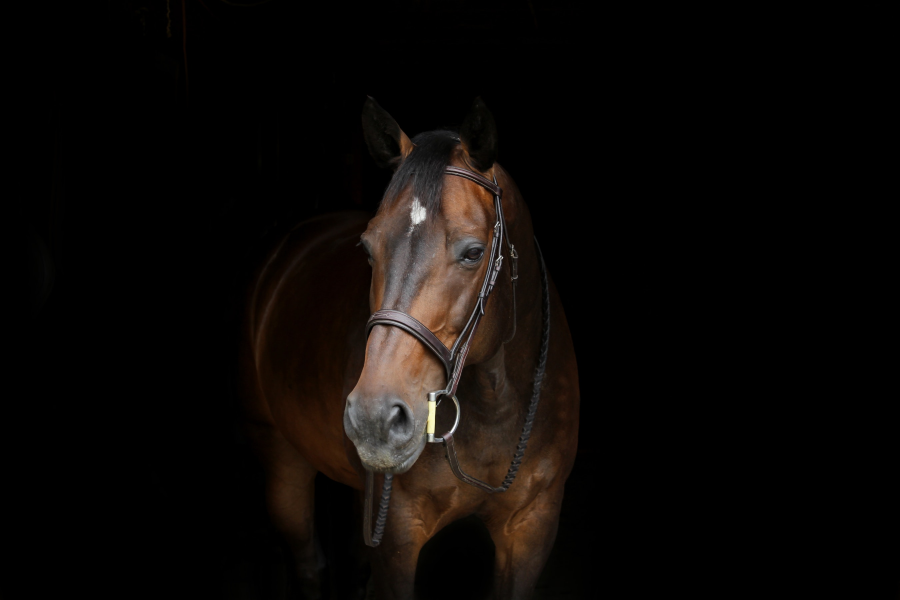
#> input picture opencv/opencv-code/DATA/horse.jpg, 2700 x 1800 px (shown at 1/3 size)
$ python histogram.py
#> lines starting #> are read from the running program, lines starting #| are printed output that depends on the picture
import cv2

import numpy as np
import matplotlib.pyplot as plt

dark_horse = cv2.imread('../DATA/horse.jpg')
#> dark_horse is the input picture: shape (1800, 2700, 3); mean B, G, R 6.9, 8.9, 12
show_horse = cv2.cvtColor(dark_horse, cv2.COLOR_BGR2RGB)

rainbow = cv2.imread('../DATA/rainbow.jpg')
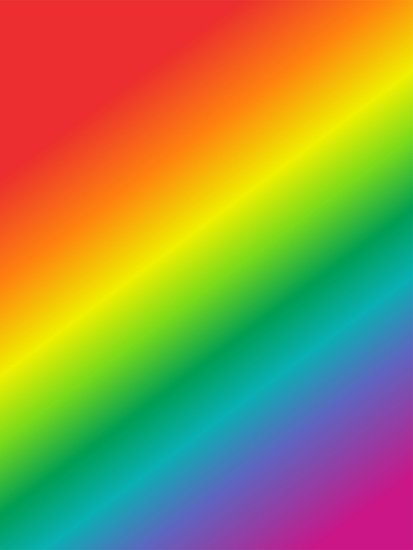
#> input picture opencv/opencv-code/DATA/rainbow.jpg, 413 x 550 px
#> rainbow is the input picture: shape (550, 413, 3); mean B, G, R 72.8, 142.3, 152.3
show_rainbow = cv2.cvtColor(rainbow, cv2.COLOR_BGR2RGB)

blue_bricks = cv2.imread('../DATA/bricks.jpg')
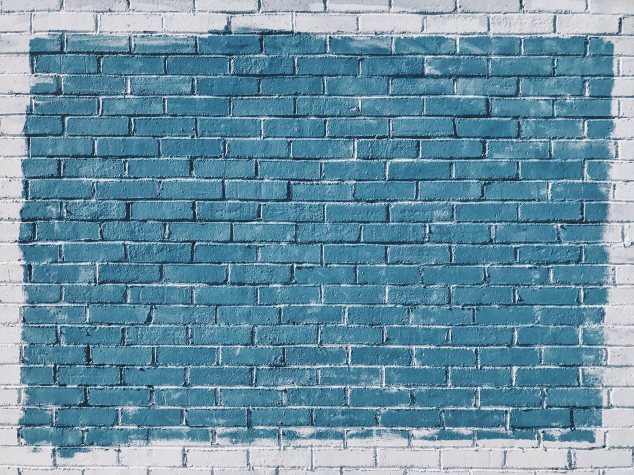
#> input picture opencv/opencv-code/DATA/bricks.jpg, 1267 x 950 px (shown at 1/2 size)
#> blue_bricks is the input picture: shape (950, 1267, 3); mean B, G, R 163.5, 144, 104.9
show_bricks = cv2.cvtColor(blue_bricks, cv2.COLOR_BGR2RGB)

# [9 lines of commented-out code are left out]
hist_value_brick = cv2.calcHist([blue_bricks], channels=[0], mask=None, histSize=[256], ranges=[0,256])
#> hist_value_brick = 256 values, max 19329 at index 150, min 0 at index 0, mean 4701.8
plt.plot(hist_value_brick)
plt.title('brick')
plt.show()
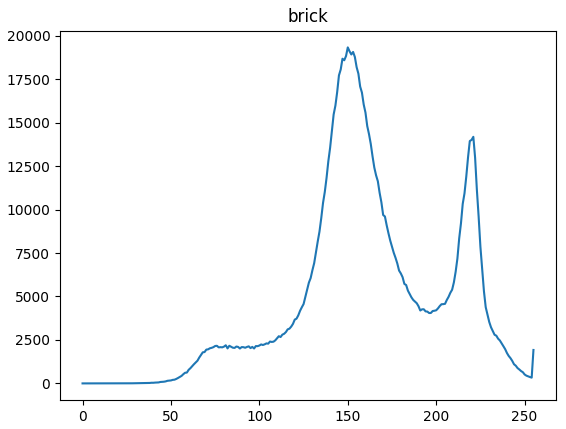
#> figure drawn by matplotlib, 1 panel; curve peaks at x = 150, y = 19329

hist_value_horse = cv2.calcHist([dark_horse], channels=[0], mask=None, histSize=[256], ranges=[0,256])
#> hist_value_horse = 256 values, max 3726045 at index 0, min 10 at index 246, mean 18984.4
plt.plot(hist_value_horse)
plt.title('horse')
plt.show()
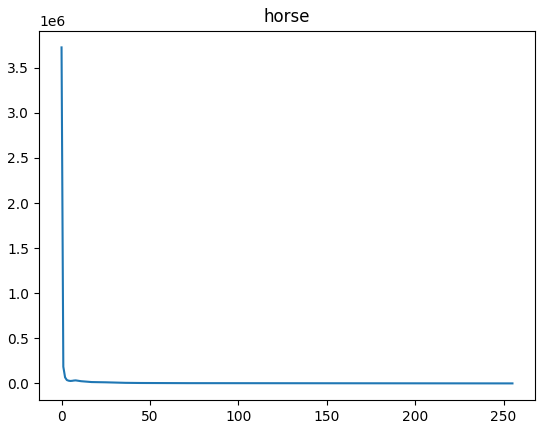
#> figure drawn by matplotlib, 1 panel; curve peaks at x = 0, y = 3726045


# three color histograms
color = ('b', 'g', 'r')

for i,col in enumerate(color):
    histr = cv2.calcHist([blue_bricks], [i], mask=None, histSize=[256], ranges=[0,256])
    plt.plot('x', col,histr, color=col)
    plt.xlim([0,256])

plt.title('HISTOGRAM FOR BLUE BRICKS')
plt.legend()
plt.show()


color = ('b', 'g', 'r')

for i,col in enumerate(color):
    histr = cv2.calcHist([dark_horse], [i], mask=None, histSize=[256], ranges=[0,256])
    plt.plot('x', col,histr, color=col)
    plt.xlim([0,50])
    plt.ylim([0,500000])

plt.title('HISTOGRAM FOR DARK HORSE')
plt.legend()
plt.show()
